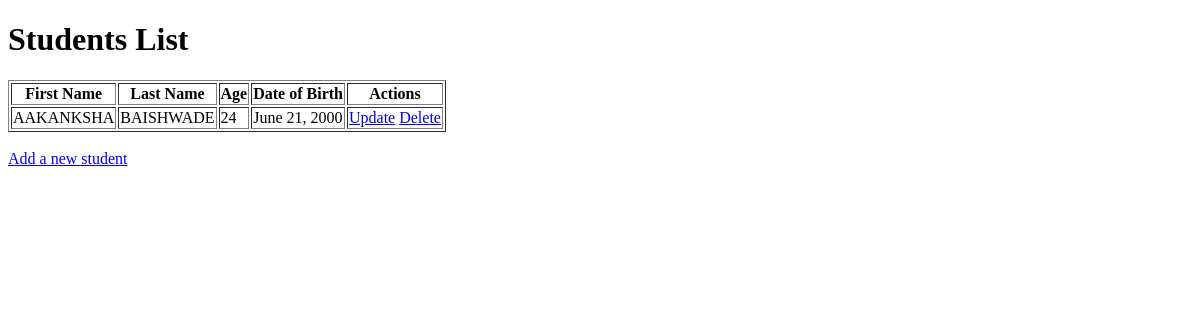
The page /app/students/ on the database as committed earlier.
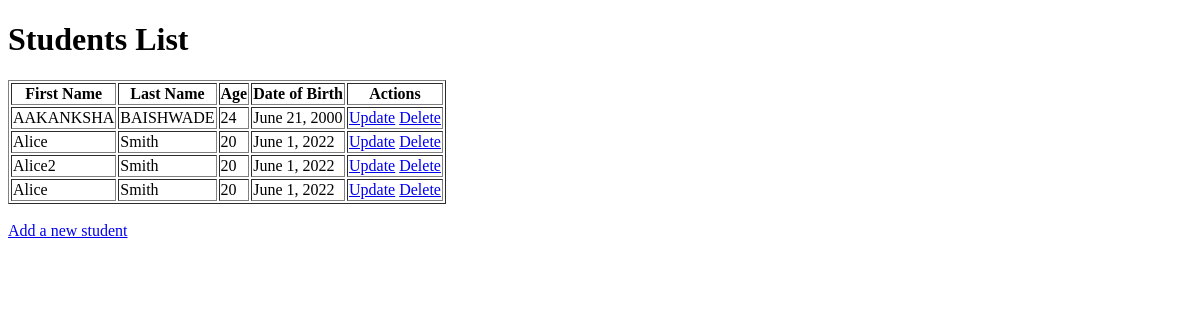
The same page on the database as committed later.
### appname/models.py (models this page shows, shortened)
class Student(models.Model):
    first_name = models.CharField(max_length=100)
    last_name = models.CharField(max_length=100)
    age = models.IntegerField() #123
    date_of_birth = models.DateField()

### appname/views.py (the view)
# urls.py: path('students/', views.get_students, name='get_students'),
def get_students(request):
    students = Student.objects.all()
    return render(request, 'students3.html', {'students': students})

### appname/templates/students3.html (shortened to what this page needs)
<!DOCTYPE html>
<html lang="en">
<head>
</head>
<body>
    <h1>Students List</h1>
    <table border="1">
        <tr>
            <th>First Name</th>
            <th>Last Name</th>
            <th>Age</th>
            <th>Date of Birth</th>
            <th>Actions</th>
        </tr>
        {% for student in students %}
        <tr>
            <td>{{ student.first_name }}</td>
            <td>{{ student.last_name }}</td>
            <td>{{ student.age }}</td>
            <td>{{ student.date_of_birth }}</td>
            <td>
                <a href="{% url 'update_student' student.id %}">Update</a>
                <a href="{% url 'delete_student' student.id %}">Delete</a>
            </td>
        </tr>
        {% endfor %}
    </table>
    <br>
    <a href="{% url 'add_student' %}">Add a new student</a>
</body>
</html>

Rows that differ between the two databases and show on the page:
added Student: first_name "Alice", last_name "Smith", age "20", date_of_birth "June 1, 2022"
added Student: first_name "Alice2", last_name "Smith", age "20", date_of_birth "June 1, 2022"
added Student: first_name "Alice", last_name "Smith", age "20", date_of_birth "June 1, 2022"
